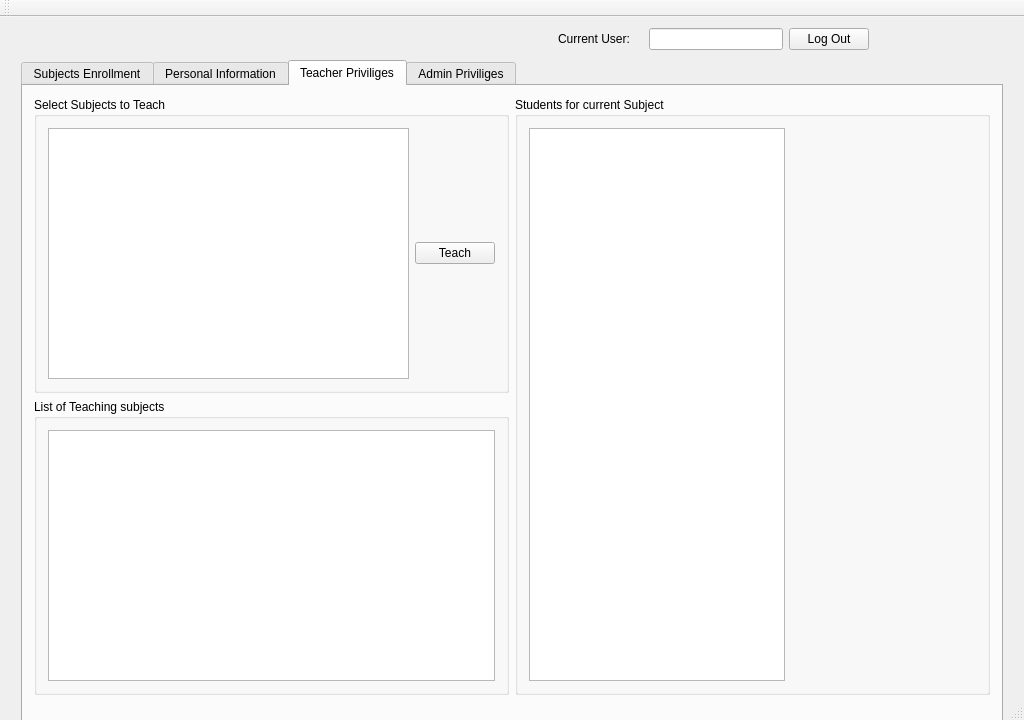
<?xml version="1.0" encoding="UTF-8"?>
<ui version="4.0">
 <class>AIS_MainWindowClass</class>
 <widget class="QMainWindow" name="AIS_MainWindowClass">
  <property name="geometry">
   <rect>
    <x>0</x>
    <y>0</y>
    <width>1024</width>
    <height>720</height>
   </rect>
  </property>
  <property name="minimumSize">
   <size>
    <width>1024</width>
    <height>720</height>
   </size>
  </property>
  <property name="maximumSize">
   <size>
    <width>1024</width>
    <height>720</height>
   </size>
  </property>
  <property name="windowTitle">
   <string>AIS_MainWindow</string>
  </property>
  <widget class="QWidget" name="centralWidget">
   <property name="minimumSize">
    <size>
     <width>1024</width>
     <height>720</height>
    </size>
   </property>
   <property name="maximumSize">
    <size>
     <width>1024</width>
     <height>720</height>
    </size>
   </property>
   <layout class="QVBoxLayout" name="verticalLayout">
    <item>
     <layout class="QVBoxLayout" name="Main_Page" stretch="0,0">
      <property name="spacing">
       <number>10</number>
      </property>
      <property name="sizeConstraint">
       <enum>QLayout::SetDefaultConstraint</enum>
      </property>
      <property name="leftMargin">
       <number>10</number>
      </property>
      <property name="rightMargin">
       <number>10</number>
      </property>
      <item>
       <layout class="QHBoxLayout" name="Header">
        <item>
         <spacer name="horizontalSpacer_3">
          <property name="orientation">
           <enum>Qt::Horizontal</enum>
          </property>
          <property name="sizeHint" stdset="0">
           <size>
            <width>40</width>
            <height>20</height>
           </size>
          </property>
         </spacer>
        </item>
        <item>
         <spacer name="horizontalSpacer_2">
          <property name="orientation">
           <enum>Qt::Horizontal</enum>
          </property>
          <property name="sizeHint" stdset="0">
           <size>
            <width>40</width>
            <height>20</height>
           </size>
          </property>
         </spacer>
        </item>
        <item>
         <spacer name="horizontalSpacer">
          <property name="orientation">
           <enum>Qt::Horizontal</enum>
          </property>
          <property name="sizeHint" stdset="0">
           <size>
            <width>40</width>
            <height>20</height>
           </size>
          </property>
         </spacer>
        </item>
        <item>
         <spacer name="horizontalSpacer_12">
          <property name="orientation">
           <enum>Qt::Horizontal</enum>
          </property>
          <property name="sizeHint" stdset="0">
           <size>
            <width>40</width>
            <height>20</height>
           </size>
          </property>
         </spacer>
        </item>
        <item>
         <widget class="QLabel" name="label">
          <property name="text">
           <string>Current User:</string>
          </property>
         </widget>
        </item>
        <item>
         <widget class="QLabel" name="label_2">
          <property name="text">
           <string/>
          </property>
         </widget>
        </item>
        <item>
         <widget class="QLineEdit" name="Line_Current_User"/>
        </item>
        <item>
         <widget class="QPushButton" name="Button_Logout">
          <property name="text">
           <string>Log Out</string>
          </property>
         </widget>
        </item>
        <item>
         <spacer name="horizontalSpacer_4">
          <property name="orientation">
           <enum>Qt::Horizontal</enum>
          </property>
          <property name="sizeHint" stdset="0">
           <size>
            <width>40</width>
            <height>20</height>
           </size>
          </property>
         </spacer>
        </item>
       </layout>
      </item>
      <item>
       <widget class="QTabWidget" name="TabWidget">
        <property name="minimumSize">
         <size>
          <width>0</width>
          <height>700</height>
         </size>
        </property>
        <property name="maximumSize">
         <size>
          <width>16777215</width>
          <height>16777215</height>
         </size>
        </property>
        <property name="toolTip">
         <string>&lt;html&gt;&lt;head/&gt;&lt;body&gt;&lt;p&gt;strana1&lt;/p&gt;&lt;p&gt;&lt;br/&gt;&lt;/p&gt;&lt;/body&gt;&lt;/html&gt;</string>
        </property>
        <property name="currentIndex">
         <number>2</number>
        </property>
        <widget class="QWidget" name="Subjects_enrollment">
         <property name="maximumSize">
          <size>
           <width>16777215</width>
           <height>620</height>
          </size>
         </property>
         <attribute name="title">
          <string>Subjects Enrollment</string>
         </attribute>
         <layout class="QGridLayout" name="gridLayout">
          <item row="1" column="0">
           <widget class="QGroupBox" name="groupBox">
            <property name="title">
             <string>Currently Enrolled Subjects</string>
            </property>
            <layout class="QHBoxLayout" name="horizontalLayout_3">
             <item>
              <widget class="QTableWidget" name="List_Enrolled_Subjects"/>
             </item>
             <item>
              <layout class="QVBoxLayout" name="verticalLayout_5">
               <item>
                <spacer name="verticalSpacer_8">
                 <property name="orientation">
                  <enum>Qt::Vertical</enum>
                 </property>
                 <property name="sizeHint" stdset="0">
                  <size>
                   <width>20</width>
                   <height>40</height>
                  </size>
                 </property>
                </spacer>
               </item>
               <item>
                <widget class="QPushButton" name="pushButton_2">
                 <property name="text">
                  <string>Sign for Exam</string>
                 </property>
                </widget>
               </item>
              </layout>
             </item>
            </layout>
           </widget>
          </item>
          <item row="0" column="0">
           <widget class="QGroupBox" name="groupBox_2">
            <property name="title">
             <string>Subjects Available</string>
            </property>
            <layout class="QHBoxLayout" name="horizontalLayout_2">
             <item>
              <widget class="QTableWidget" name="List_Subjects"/>
             </item>
             <item>
              <layout class="QVBoxLayout" name="verticalLayout_4">
               <item>
                <spacer name="verticalSpacer_7">
                 <property name="orientation">
                  <enum>Qt::Vertical</enum>
                 </property>
                 <property name="sizeHint" stdset="0">
                  <size>
                   <width>20</width>
                   <height>40</height>
                  </size>
                 </property>
                </spacer>
               </item>
               <item>
                <widget class="QPushButton" name="Button_Enroll">
                 <property name="text">
                  <string>Enroll</string>
                 </property>
                </widget>
               </item>
              </layout>
             </item>
            </layout>
           </widget>
          </item>
         </layout>
        </widget>
        <widget class="QWidget" name="Personal_Information">
         <property name="maximumSize">
          <size>
           <width>16777215</width>
           <height>620</height>
          </size>
         </property>
         <attribute name="title">
          <string>Personal Information</string>
         </attribute>
         <layout class="QGridLayout" name="gridLayout_2" columnstretch="0,0">
          <item row="0" column="0">
           <widget class="QGroupBox" name="groupBox_3">
            <property name="title">
             <string>Personal Information</string>
            </property>
            <layout class="QGridLayout" name="gridLayout_3">
             <item row="7" column="0">
              <widget class="QLabel" name="Label_Age">
               <property name="text">
                <string>Age:</string>
               </property>
              </widget>
             </item>
             <item row="7" column="1">
              <widget class="QLineEdit" name="Line_Age"/>
             </item>
             <item row="9" column="2">
              <spacer name="horizontalSpacer_11">
               <property name="orientation">
                <enum>Qt::Horizontal</enum>
               </property>
               <property name="sizeHint" stdset="0">
                <size>
                 <width>40</width>
                 <height>20</height>
                </size>
               </property>
              </spacer>
             </item>
             <item row="13" column="1">
              <spacer name="verticalSpacer">
               <property name="orientation">
                <enum>Qt::Vertical</enum>
               </property>
               <property name="sizeHint" stdset="0">
                <size>
                 <width>20</width>
                 <height>40</height>
                </size>
               </property>
              </spacer>
             </item>
             <item row="0" column="1">
              <widget class="QLineEdit" name="Line_Login_Info"/>
             </item>
             <item row="8" column="1">
              <widget class="QLineEdit" name="Line_Priviliges"/>
             </item>
             <item row="14" column="0" colspan="3">
              <widget class="QPushButton" name="Button_Generate_Report">
               <property name="text">
                <string>Generate Report</string>
               </property>
              </widget>
             </item>
             <item row="2" column="0">
              <widget class="QLabel" name="Label_Password">
               <property name="text">
                <string>Password:</string>
               </property>
              </widget>
             </item>
             <item row="9" column="1">
              <widget class="QLineEdit" name="Line_Education"/>
             </item>
             <item row="13" column="2">
              <spacer name="verticalSpacer_4">
               <property name="orientation">
                <enum>Qt::Vertical</enum>
               </property>
               <property name="sizeHint" stdset="0">
                <size>
                 <width>20</width>
                 <height>40</height>
                </size>
               </property>
              </spacer>
             </item>
             <item row="6" column="0">
              <widget class="QLabel" name="Label_Surname">
               <property name="text">
                <string>Surname:</string>
               </property>
              </widget>
             </item>
             <item row="4" column="2">
              <spacer name="horizontalSpacer_5">
               <property name="orientation">
                <enum>Qt::Horizontal</enum>
               </property>
               <property name="sizeHint" stdset="0">
                <size>
                 <width>40</width>
                 <height>20</height>
                </size>
               </property>
              </spacer>
             </item>
             <item row="8" column="2">
              <spacer name="horizontalSpacer_8">
               <property name="orientation">
                <enum>Qt::Horizontal</enum>
               </property>
               <property name="sizeHint" stdset="0">
                <size>
                 <width>40</width>
                 <height>20</height>
                </size>
               </property>
              </spacer>
             </item>
             <item row="6" column="2">
              <spacer name="horizontalSpacer_6">
               <property name="orientation">
                <enum>Qt::Horizontal</enum>
               </property>
               <property name="sizeHint" stdset="0">
                <size>
                 <width>40</width>
                 <height>20</height>
                </size>
               </property>
              </spacer>
             </item>
             <item row="2" column="1">
              <widget class="QLineEdit" name="Line_Password_Info"/>
             </item>
             <item row="8" column="0">
              <widget class="QLabel" name="Label_Priviliges">
               <property name="text">
                <string>Priviliges:</string>
               </property>
              </widget>
             </item>
             <item row="7" column="2">
              <spacer name="horizontalSpacer_7">
               <property name="orientation">
                <enum>Qt::Horizontal</enum>
               </property>
               <property name="sizeHint" stdset="0">
                <size>
                 <width>40</width>
                 <height>20</height>
                </size>
               </property>
              </spacer>
             </item>
             <item row="4" column="1">
              <widget class="QLineEdit" name="Line_Name"/>
             </item>
             <item row="0" column="2">
              <spacer name="horizontalSpacer_10">
               <property name="orientation">
                <enum>Qt::Horizontal</enum>
               </property>
               <property name="sizeHint" stdset="0">
                <size>
                 <width>40</width>
                 <height>20</height>
                </size>
               </property>
              </spacer>
             </item>
             <item row="9" column="0">
              <widget class="QLabel" name="Education">
               <property name="text">
                <string>Education:</string>
               </property>
              </widget>
             </item>
             <item row="2" column="2">
              <spacer name="horizontalSpacer_9">
               <property name="orientation">
                <enum>Qt::Horizontal</enum>
               </property>
               <property name="sizeHint" stdset="0">
                <size>
                 <width>40</width>
                 <height>20</height>
                </size>
               </property>
              </spacer>
             </item>
             <item row="4" column="0">
              <widget class="QLabel" name="Label_Name">
               <property name="text">
                <string>Name:</string>
               </property>
              </widget>
             </item>
             <item row="6" column="1">
              <widget class="QLineEdit" name="Line_Surname"/>
             </item>
             <item row="0" column="0">
              <widget class="QLabel" name="Label_Login">
               <property name="text">
                <string>Login:</string>
               </property>
              </widget>
             </item>
             <item row="3" column="0">
              <widget class="QLabel" name="Label_Type">
               <property name="text">
                <string>Type:</string>
               </property>
              </widget>
             </item>
             <item row="3" column="1">
              <widget class="QLineEdit" name="Line_Type"/>
             </item>
             <item row="3" column="2">
              <spacer name="horizontalSpacer_13">
               <property name="orientation">
                <enum>Qt::Horizontal</enum>
               </property>
               <property name="sizeHint" stdset="0">
                <size>
                 <width>40</width>
                 <height>20</height>
                </size>
               </property>
              </spacer>
             </item>
            </layout>
           </widget>
          </item>
          <item row="0" column="1">
           <widget class="QGroupBox" name="groupBox_4">
            <property name="title">
             <string>Test Application</string>
            </property>
            <layout class="QFormLayout" name="formLayout">
             <item row="0" column="0">
              <widget class="QTableWidget" name="tableWidget_4"/>
             </item>
             <item row="0" column="1">
              <layout class="QVBoxLayout" name="verticalLayout_3">
               <item>
                <widget class="QPushButton" name="pushButton_7">
                 <property name="text">
                  <string>Enroll for Test</string>
                 </property>
                </widget>
               </item>
               <item>
                <spacer name="verticalSpacer_5">
                 <property name="orientation">
                  <enum>Qt::Vertical</enum>
                 </property>
                 <property name="sizeHint" stdset="0">
                  <size>
                   <width>20</width>
                   <height>40</height>
                  </size>
                 </property>
                </spacer>
               </item>
              </layout>
             </item>
            </layout>
           </widget>
          </item>
         </layout>
        </widget>
        <widget class="QWidget" name="Teacher_Priviliges">
         <property name="maximumSize">
          <size>
           <width>16777215</width>
           <height>620</height>
          </size>
         </property>
         <attribute name="title">
          <string>Teacher Priviliges</string>
         </attribute>
         <layout class="QGridLayout" name="gridLayout_5">
          <item row="1" column="0">
           <widget class="QGroupBox" name="groupBox_6">
            <property name="title">
             <string>List of Teaching subjects</string>
            </property>
            <layout class="QFormLayout" name="formLayout_4">
             <item row="0" column="0" colspan="2">
              <widget class="QTableWidget" name="List_Teaching_Subjects"/>
             </item>
            </layout>
           </widget>
          </item>
          <item row="0" column="0">
           <widget class="QGroupBox" name="groupBox_9">
            <property name="title">
             <string>Select Subjects to Teach</string>
            </property>
            <layout class="QHBoxLayout" name="horizontalLayout">
             <item>
              <widget class="QTableWidget" name="List_Subjects_to_Teach"/>
             </item>
             <item>
              <widget class="QPushButton" name="Button_Teach">
               <property name="text">
                <string>Teach</string>
               </property>
              </widget>
             </item>
            </layout>
           </widget>
          </item>
          <item row="0" column="1" rowspan="2">
           <widget class="QGroupBox" name="groupBox_8">
            <property name="title">
             <string>Students for current Subject</string>
            </property>
            <layout class="QFormLayout" name="formLayout_5">
             <item row="0" column="0">
              <widget class="QListWidget" name="List_Enrolled_Students"/>
             </item>
            </layout>
           </widget>
          </item>
         </layout>
        </widget>
        <widget class="QWidget" name="Admin_Priviliges">
         <property name="maximumSize">
          <size>
           <width>16777215</width>
           <height>620</height>
          </size>
         </property>
         <attribute name="title">
          <string>Admin Priviliges</string>
         </attribute>
         <layout class="QGridLayout" name="gridLayout_4">
          <item row="0" column="0">
           <widget class="QGroupBox" name="groupBox_5">
            <property name="title">
             <string>Add User</string>
            </property>
            <layout class="QFormLayout" name="formLayout_2">
             <item row="0" column="0">
              <widget class="QLabel" name="label_11">
               <property name="text">
                <string>Login:</string>
               </property>
              </widget>
             </item>
             <item row="0" column="1">
              <widget class="QLineEdit" name="lineEdit_9"/>
             </item>
             <item row="1" column="0">
              <widget class="QLabel" name="label_12">
               <property name="text">
                <string>Password:</string>
               </property>
              </widget>
             </item>
             <item row="1" column="1">
              <widget class="QLineEdit" name="lineEdit_10"/>
             </item>
             <item row="2" column="0">
              <widget class="QLabel" name="label_13">
               <property name="text">
                <string>Name:</string>
               </property>
              </widget>
             </item>
             <item row="2" column="1">
              <widget class="QLineEdit" name="lineEdit_11"/>
             </item>
             <item row="3" column="0">
              <widget class="QLabel" name="label_14">
               <property name="text">
                <string>Surname:</string>
               </property>
              </widget>
             </item>
             <item row="3" column="1">
              <widget class="QLineEdit" name="lineEdit_12"/>
             </item>
             <item row="4" column="0">
              <widget class="QLabel" name="label_15">
               <property name="text">
                <string>Age:</string>
               </property>
              </widget>
             </item>
             <item row="4" column="1">
              <widget class="QLineEdit" name="lineEdit_13"/>
             </item>
             <item row="6" column="0" colspan="2">
              <widget class="QPushButton" name="pushButton_3">
               <property name="text">
                <string>Create</string>
               </property>
              </widget>
             </item>
             <item row="7" column="0">
              <spacer name="verticalSpacer_2">
               <property name="orientation">
                <enum>Qt::Vertical</enum>
               </property>
               <property name="sizeHint" stdset="0">
                <size>
                 <width>20</width>
                 <height>40</height>
                </size>
               </property>
              </spacer>
             </item>
             <item row="8" column="0">
              <widget class="QPushButton" name="pushButton_4">
               <property name="text">
                <string>Upload UI</string>
               </property>
              </widget>
             </item>
             <item row="5" column="0">
              <widget class="QLabel" name="label_4">
               <property name="text">
                <string>Priviliges:</string>
               </property>
              </widget>
             </item>
             <item row="5" column="1">
              <widget class="QLineEdit" name="lineEdit_2"/>
             </item>
            </layout>
           </widget>
          </item>
          <item row="0" column="1">
           <widget class="QGroupBox" name="groupBox_7">
            <property name="title">
             <string>Edit User</string>
            </property>
            <layout class="QFormLayout" name="formLayout_3">
             <item row="0" column="0">
              <widget class="QTableWidget" name="tableWidget_3"/>
             </item>
             <item row="0" column="1">
              <layout class="QVBoxLayout" name="verticalLayout_2">
               <item>
                <spacer name="verticalSpacer_6">
                 <property name="orientation">
                  <enum>Qt::Vertical</enum>
                 </property>
                 <property name="sizeHint" stdset="0">
                  <size>
                   <width>20</width>
                   <height>40</height>
                  </size>
                 </property>
                </spacer>
               </item>
               <item>
                <widget class="QPushButton" name="pushButton_5">
                 <property name="text">
                  <string>Remove </string>
                 </property>
                </widget>
               </item>
               <item>
                <widget class="QPushButton" name="pushButton_6">
                 <property name="text">
                  <string>Edit</string>
                 </property>
                </widget>
               </item>
               <item>
                <spacer name="verticalSpacer_3">
                 <property name="orientation">
                  <enum>Qt::Vertical</enum>
                 </property>
                 <property name="sizeHint" stdset="0">
                  <size>
                   <width>20</width>
                   <height>40</height>
                  </size>
                 </property>
                </spacer>
               </item>
              </layout>
             </item>
            </layout>
           </widget>
          </item>
         </layout>
        </widget>
       </widget>
      </item>
     </layout>
    </item>
   </layout>
  </widget>
  <widget class="QMenuBar" name="menuBar">
   <property name="geometry">
    <rect>
     <x>0</x>
     <y>0</y>
     <width>1024</width>
     <height>22</height>
    </rect>
   </property>
  </widget>
  <widget class="QToolBar" name="mainToolBar">
   <attribute name="toolBarArea">
    <enum>TopToolBarArea</enum>
   </attribute>
   <attribute name="toolBarBreak">
    <bool>false</bool>
   </attribute>
  </widget>
  <widget class="QStatusBar" name="statusBar"/>
 </widget>
 <layoutdefault spacing="6" margin="11"/>
 <resources/>
 <connections/>
</ui>
